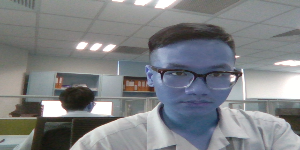
#> input picture face_recognition_backend/face_recognition_flask/converted_front_image.png, 300 x 150 px, found by its file name
$ python test1.py
#> lines starting #> are read from the running program, lines starting #| are printed output that depends on the picture; long printed decimals are rounded
import cv2
import numpy as np
from skimage import feature

def extract_face_features(image):
    # Convert to grayscale
    gray = cv2.cvtColor(image, cv2.COLOR_BGR2GRAY)

    # Detect faces using Haar Cascades
    face_cascade = cv2.CascadeClassifier(cv2.data.haarcascades + 'haarcascade_frontalface_default.xml')
    faces = face_cascade.detectMultiScale(gray, scaleFactor=1.1, minNeighbors=5, minSize=(30, 30))

    if len(faces) == 0:
        raise ValueError("No faces found in the image")

    x, y, w, h = faces[0]
    face = gray[y:y + h, x:x + w]

    # Resize face to a standard size (e.g., 100x100)
    face = cv2.resize(face, (100, 100))

    # Compute HOG features
    hog_features = feature.hog(face, orientations=9, pixels_per_cell=(8, 8),
                               cells_per_block=(2, 2), block_norm='L2-Hys')

    return hog_features


def compare_faces(image1, image2):
    features1 = extract_face_features(image1)
    features2 = extract_face_features(image2)

    # Compute distance between features (Euclidean distance)
    distance = np.linalg.norm(features1 - features2)

    # Define a threshold for similarity (this needs to be tuned based on your dataset)
    threshold = 0.3

    if distance < threshold:
        return True, distance
    else:
        return False, distance


def main():
    # Load two images for comparison
    image_path1 = r"D:\BANGNA1\Devlog\Personal\WebVerifyGovernmentID\face_recognition_backend\face_recognition_flask\converted_front_image.png"  # Thay thế bằng đường dẫn ảnh của bạn
    image_path2 = r"D:\BANGNA1\Devlog\Personal\WebVerifyGovernmentID\face_recognition_backend\face_recognition_flask\converted_back_image.png"  # Thay thế bằng đường dẫn ảnh của bạn

    image1 = cv2.imread(image_path1)
#> image1 is the input picture: shape (150, 300, 3); mean B, G, R 132.3, 129.6, 127
    image2 = cv2.imread(image_path2)
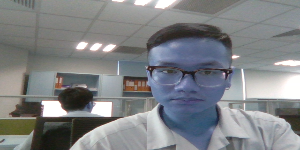
#> input picture face_recognition_backend/face_recognition_flask/converted_back_image.png, 300 x 150 px, found by its file name
#> image2 is the input picture: shape (150, 300, 3); mean B, G, R 132.9, 130.3, 127.7

    if image1 is None or image2 is None:
        raise Exception("Could not load one of the images. Please check the paths.")

    # Compare the faces
    is_match, distance = compare_faces(image1, image2)
#> in extract_face_features, `gray = cv2.cvtColor(image, cv2.COLOR_BGR2GRAY)`:
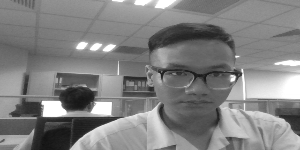
#> gray: shape (150, 300); min 17, max 255, mean 129.2
#> in extract_face_features, `faces = face_cascade.detectMultiScale(gray, scaleFactor=1.1, minNeighb..`: faces = [[149, 45, 79, 79]]
#> in extract_face_features, `x, y, w, h = faces[0]`: x = 149; y = 45; w = 79
#> in extract_face_features, `face = gray[y:y + h, x:x + w]`:
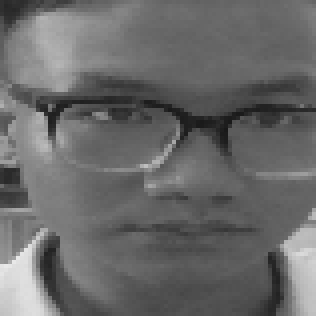
#> face: shape (79, 79) (shown 4 times larger); min 24, max 233, mean 105
#> in extract_face_features, `hog_features = feature.hog(face, orientations=9, pixels_per_cell=(8, 8..`: hog_features = 4356 values, max 0.466 at index 3556, min 0 at index 16, mean 0.125
#> in compare_faces, `features1 = extract_face_features(image1)`: features1 has the same summary as hog_features in extract_face_features
#> in extract_face_features (call 2), `gray = cv2.cvtColor(image, cv2.COLOR_BGR2GRAY)`:
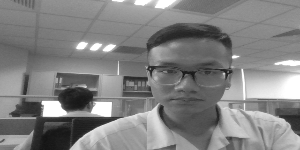
#> gray: shape (150, 300); min 19, max 255, mean 129.8
#> in extract_face_features (call 2), `faces = face_cascade.detectMultiScale(gray, scaleFactor=1.1, minNeighb..`: faces = [[144, 44, 76, 76]]
#> in extract_face_features (call 2), `x, y, w, h = faces[0]`: x = 144; y = 44; w = 76
#> in extract_face_features (call 2), `face = gray[y:y + h, x:x + w]`:
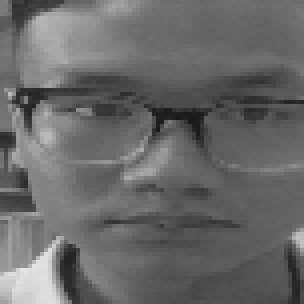
#> face: shape (76, 76) (shown 4 times larger); min 24, max 231, mean 104.5
#> in extract_face_features (call 2), `hog_features = feature.hog(face, orientations=9, pixels_per_cell=(8, 8..`: hog_features = 4356 values, max 0.479 at index 742, min 0 at index 67, mean 0.127
#> in compare_faces, `features2 = extract_face_features(image2)`: features2 has the same summary as hog_features in extract_face_features
#> in compare_faces, `distance = np.linalg.norm(features1 - features2)`: distance = 6.92
#> is_match = False; distance = 6.92

    print(f"Faces Match: {is_match}, Distance: {distance}")
#| Faces Match: False, Distance: 6.918


if __name__ == "__main__":
    main()
